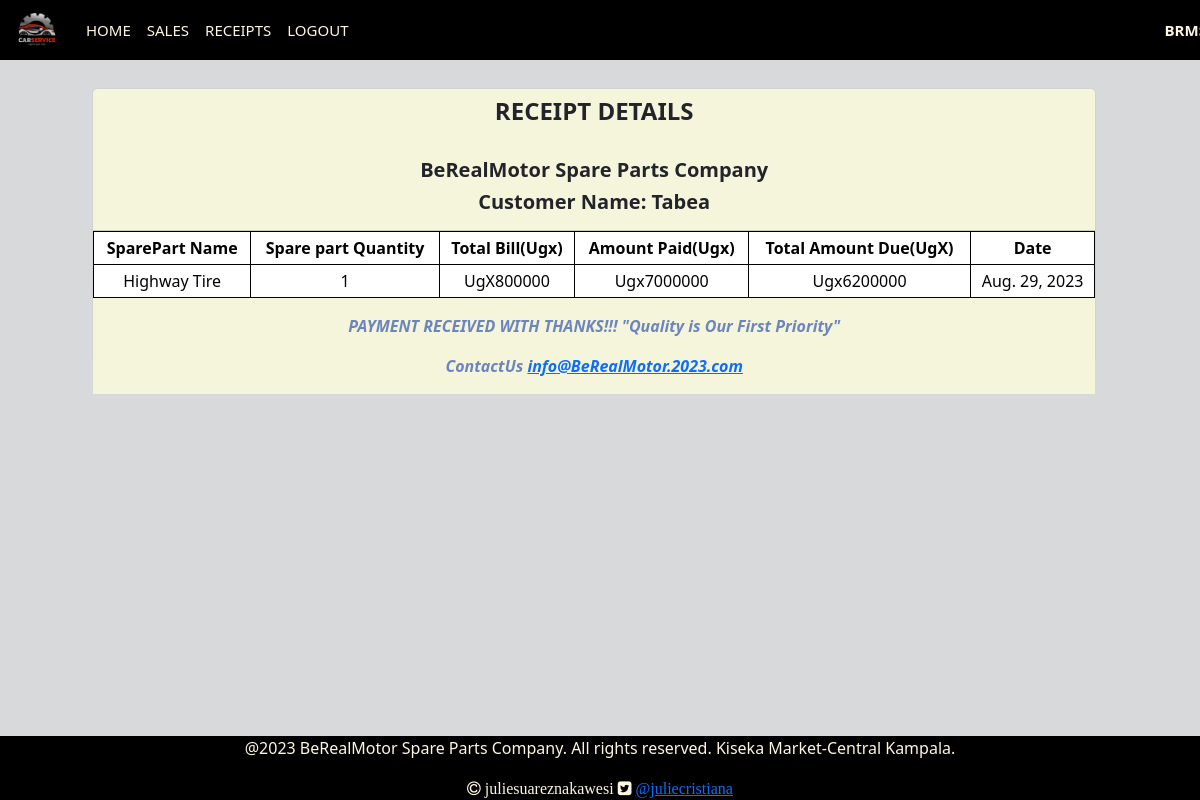
The app's page /receipt_detail/17 (signed in) with its own data.
### StockApp/models.py (models this page shows, shortened)
class Sale(models.Model):
    part = models.ForeignKey(SparePart,on_delete=models.CASCADE,null=False,blank=False)
    quantity = models.IntegerField(default=0,null=False,blank=False)
    amount_received = models.IntegerField(default=0,null=False,blank=False)
    customer_name = models.CharField(max_length=100,null=False,blank=False)
    unit_price = models.IntegerField(default=0,null=False,blank=False)
    branch_name = models.CharField(max_length=50,null=False,blank=False)
    phone_number = models.CharField(max_length=50,null=False,blank=False)
    part_name = models.CharField(max_length=50,null=False,blank=False)
    date = models.DateField(default=timezone.now)
    def get_total(self):
        total = self.quantity * self.part.unit_price
        return int(total)
    def amount_due(self):
        amount_due = self.get_total() - self.amount_received
        return abs(int(amount_due))

class SparePart(models.Model):
    Category_name = models.ForeignKey(Category,on_delete=models.CASCADE,null=False,blank=False)
    date_of_arrival = models.DateField(default=timezone.now)
    part_name = models.CharField(max_length=50,null=False,blank=False)
    country_of_origin = models.CharField(max_length=50,null=False,blank=False)
    total_quantity = models.IntegerField(default=0,null=False,blank=False,validators=[MinValueValidator(1)])
    issued_quantity = models.IntegerField(default=0,null=False,blank=False)
    received_quantity = models.IntegerField(default=0,null=False,blank=False)
    unit_price = models.IntegerField(default=0,null=False,blank=False)
    branch_name = models.CharField(max_length=50,null=False,blank=False)
    def __str__(self):
        return self.part_name

### StockApp/views.py (the view)
# urls.py: path('receipt_detail/<int:receipt_id>', views.receipt_detail, name='receipt_detail'),
@login_required
def receipt_detail(request,receipt_id):
    receipt = Sale.objects.get(id=receipt_id)
    return render( request,'ProjectWork/receipt_detail.html',{'receipt':receipt})

### templates/ProjectWork/receipt_detail.html (shortened to what this page needs)
{% extends 'ProjectWork/base.html' %}
{% block content%}
{% load static %}
<br />
<div class="container" >
  <div class="row">
    <div class="col-md-12">
      <div class="card">
        <div class="card-header" style="background-color: beige;">
          <h4 class="text-center" style="font-weight: bolder;">RECEIPT DETAILS</h4><br>
          <h5 class="lead" style="font-weight: bolder; text-align: center;">BeRealMotor Spare Parts Company</h5>
          <h5 class="lead" style="font-weight: bolder; text-align: center;">Customer Name: {{receipt.customer_name | title}}</h5>
        </div>
        <div class="card-block" style="background-color: beige;">
          <div class="table-responsive">
            <table class="table table-sm">
              <thead>
                <tr>
                  <td><strong>SparePart Name</strong></td>
                  <td class="text-xs-center"><strong>Spare part  Quantity</strong></td>
                  <td class="text-xs-right"><strong>Total Bill(Ugx)</strong></td>
                  <td class="text-xs-right"><strong>Amount Paid(Ugx)</strong></td>
                  <td class="text-xs-right"><strong>Total Amount Due(UgX)</strong>
                    <td class="text-xs-right"><strong>Date</strong>
                  </td>
                </tr>
              </thead>
              <tbody>
                <tr>
                  <td>{{receipt.part| title}}</td>
                  <td class="text-xs-center">{{receipt.quantity }}</td>
                  <td class="text-xs-center">UgX{{receipt.get_total | title}}</td>
                  <td class="text-xs-right">Ugx{{ receipt.amount_received }}</td>
                  <td class="text-xs-right">Ugx{{ receipt.amount_due }}</td>
                  <td class="text-xs-right">{{ receipt.date }}</td>
                </tr>
              </tbody>
            </table>
            <div style="text-align: center; font-style: italic; font-weight: bolder; color: #6c85bd;">
              <p> PAYMENT RECEIVED WITH THANKS!!!
                "Quality is Our First Priority"
              </p>
            </div>
            <P style="text-align: center; font-style: italic; color: #6c85bd; font-weight: bolder; " >
              ContactUs
              <a href="email.com">info@BeRealMotor.2023.com</a>
            </P>
          </div>
        </div>
      </div>
    </div>
  </div>
</div>
<br>
{% endblock %}

### StockApp/static/css/main.css (style rules this page uses)
html,body { position: relative; overflow-x: hidden; width: 100% !important; height: 100vh; display: table; position: relative; background-position: center; background-attachment: scroll; -o-background-size: cover; -moz-background-size: cover; -webkit-background-size: cover; background-size: cover; background-repeat: no-repeat; }

### templates/ProjectWork/base.html (style rules this page uses)
html,body { background-color: #dfe9f5; margin-bottom: 0px; margin-top: 0px; }

### templates/ProjectWork/receipt_detail.html (style rules this page uses)
html,body { background-color: #D8D9DA; }
th,td { border: 1px solid black; text-align: center; }
.card { width: 90%; height: 90%; margin-left: 50px; }

### records on screen
Sale: customer_name "Tabea", part "Highway Tire", quantity "1", get_total "800000", amount_received "7000000", amount_due "6200000", date "Aug. 29, 2023"
